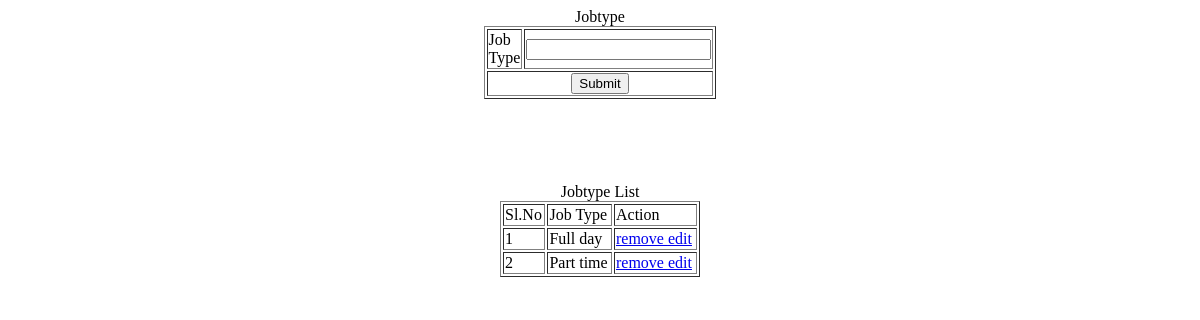
Page /Project/Admin/Jobtype.php on the earlier database version.
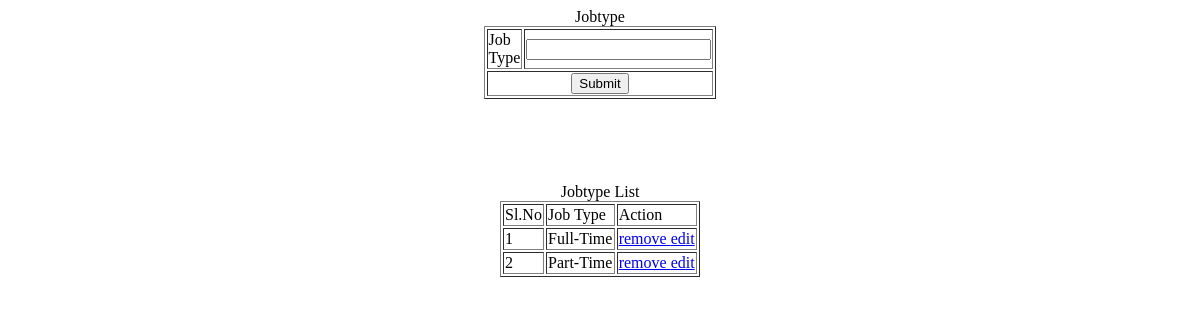
Same page on the later database version.
### tables this page shows
CREATE TABLE `tbl_jobtype` (
  `jobtype_id` int(11) NOT NULL,
  `jobtype_name` varchar(40) NOT NULL,
  `jobtype_status` int(11) NOT NULL DEFAULT 0
);

### Project/Admin/Jobtype.php (the view, shortened to what this page needs)
<?php
include("../Assets/Connection/Connection.php");
 $jobtypename = "";
	?>
<!DOCTYPE html PUBLIC "-//W3C//DTD XHTML 1.0 Transitional//EN" "http://www.w3.org/TR/xhtml1/DTD/xhtml1-transitional.dtd">
<html xmlns="http://www.w3.org/1999/xhtml">
<head>
</head>
<body>
<form id="form1" name="form1" method="post" action="">
  <div align="center">Jobtype </div>
      <table width="200" border="1"align="center">
      <tr>
        <td>Job Type</td>
        <td><label for="txt_jobtype"></label>
        <input type="text" name="txt_jobtype" id="txt_jobtype" value = "<?php echo $jobtypename?>"/>
        </td>
      </tr>
      <tr>
        <td colspan="2" align="center"><input type="submit" name="btn_submit" id="btn_submit" value="Submit" /></td>
        </tr>
    </table>
      <p>&nbsp;</p>
      <p>&nbsp;</p>
      <div align="center">Jobtype List </div><table width="200" border="1" align="center">
  <tr>
    <td>Sl.No</td>
    <td>Job Type</td>
    <td>Action</td>
  </tr>
  <?php
   $i=0;
   $selQry="select * from tbl_jobtype where jobtype_status=0 ORDER BY jobtype_name ASC";
   $row=$Con->query($selQry);
   while($data=$row->fetch_assoc())
   {
	   $i++;
  ?>
  <tr>
    <td><?php echo  $i ?></td>
    <td><?php echo $data['jobtype_name']?></td>
    <td>
     <a href = "Jobtype.php?rid=<?php echo $data['jobtype_id']?>">remove
     </a>
     <a href = "Jobtype.php?eid=<?php echo $data['jobtype_id']?>">edit
     </a>
    </td>
  </tr>
  <?php
   }
  ?>
</table>
</form>
</body>
</html>

Differences in the rows shown:
removed tbl_jobtype: jobtype_name "Part time"
added tbl_jobtype: jobtype_name "Full-Time"
changed tbl_jobtype: jobtype_name "Full day" → "Part-Time"
